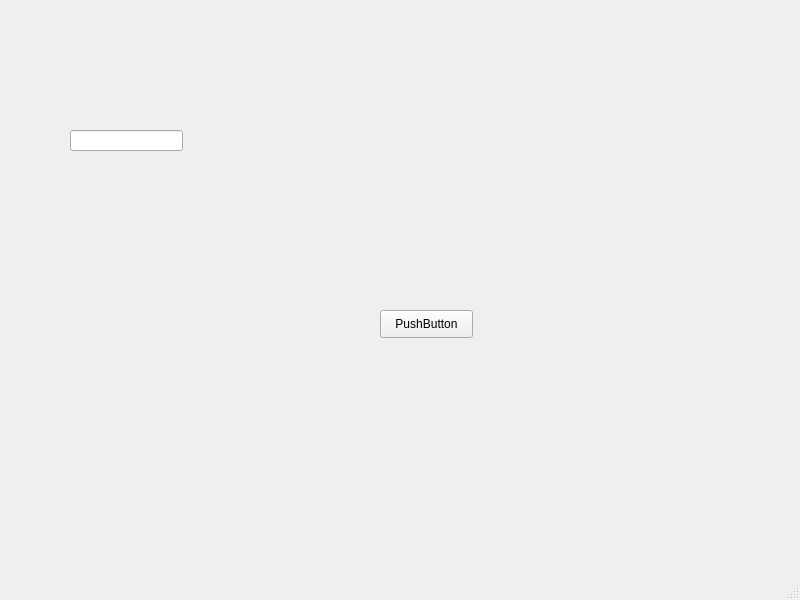
<?xml version="1.0" encoding="UTF-8"?>
<ui version="4.0">
 <class>MainWindow</class>
 <widget class="QMainWindow" name="MainWindow">
  <property name="geometry">
   <rect>
    <x>0</x>
    <y>0</y>
    <width>800</width>
    <height>600</height>
   </rect>
  </property>
  <property name="windowTitle">
   <string>MainWindow</string>
  </property>
  <widget class="QWidget" name="centralwidget">
   <widget class="QPushButton" name="pushButton">
    <property name="geometry">
     <rect>
      <x>380</x>
      <y>310</y>
      <width>93</width>
      <height>28</height>
     </rect>
    </property>
    <property name="text">
     <string>PushButton</string>
    </property>
   </widget>
   <widget class="QLineEdit" name="lineEdit">
    <property name="geometry">
     <rect>
      <x>70</x>
      <y>130</y>
      <width>113</width>
      <height>21</height>
     </rect>
    </property>
   </widget>
  </widget>
  <widget class="QMenuBar" name="menubar">
   <property name="geometry">
    <rect>
     <x>0</x>
     <y>0</y>
     <width>800</width>
     <height>26</height>
    </rect>
   </property>
  </widget>
  <widget class="QStatusBar" name="statusbar"/>
 </widget>
 <resources/>
 <connections/>
</ui>
